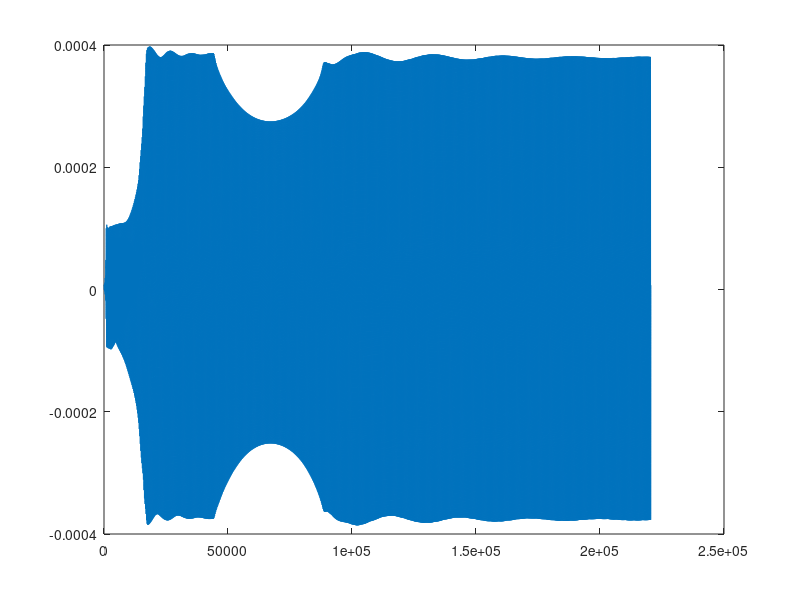

The MATLAB script that drew this image:
clear all;
close all;
clc;

fs = 44100;     % Sampling rate
gamma = 400;    % Wave-Speed
k = 1/fs;       % Time-step
s0 = 0.1;       % Damping coefficients
s1 = 0.005;

kappa = 2;      % Stiffness Factor

% Calculate grid spacing
h = sqrt((gamma^2*k^2 + 4 * s1 * k + sqrt((gamma^2 * k^2 + 4 * s1 * k)^2 + 16 * kappa^2 * k^2)) / 2);
N = floor(1/h); % Number of gridpoints
h = 1/N; % Recalculate gridspacing

% Courant numbers
lambdaSq = (gamma*k/h)^2; 
muSq = (k * kappa / h^2)^2;

% Initialise state vectors
uPrev = zeros(N, 1);
u = zeros(N, 1);
uNext = zeros(N, 1);

uIPrev = zeros(N, 1);
uI = zeros(N, 1);
uINext = zeros(N, 1);

lengthSound = fs*5; % Set the length of the output
out = zeros(lengthSound, 1);

% Boundary condition (clamped, ss, free)
bc = "clamped";

%Bow Model
a = 100;                % free parameter
A = sqrt(2*a)*exp(1/2);

% User variables
Vb = 0.2;               % Bowing speed
Fb = 50;               % Bowing force
bowPoint = N/4;  % Bowing Position
pickup = floor(N/3);    % Pickup position

% Initialise variables for Newton Raphson 
tol = 1e-4;
qSave = zeros (lengthSound, 1);
qPrev = 0;
qPrev2 = 0;

drawString = true;

vectorRepresentation = true;

vec = 3:N-2;

uINext = zeros(N+1,1);
uI = zeros(N+1,1);
uIPrev = zeros(N+1,1);

% Set start/end time/position of the moving bow 
start = fs;
startPoint = N/4 + 1;
ending = fs*2;
endPoint = N/4 + 2;

for t = 1 : lengthSound
    if bc == "clamped"
        if t < start
            bowPoint = startPoint;
        elseif t >= start && t < ending
            bowPoint = startPoint + (endPoint-startPoint) * (t-start) / (ending-start);
        else
            bowPoint = endPoint;
        end
        alpha = bowPoint - floor(bowPoint);

        % Linearly interpolate entire string
        uSave = u;
        uI(2:end-1) = u(1:end-1) * (1-alpha) + u(2:end) * alpha;
        uIPrev(2:end-1) = uPrev(1:end-1) * (1-alpha) + uPrev(2:end) * alpha;
        if alpha == 0
            bp = bowPoint + 1;
        else
            bp = ceil(bowPoint);
        end
        
        % Newton-Raphson
        b = 2/k * Vb - (2/k^2)*(uI(bp)-uIPrev(bp)) -(gamma/h)^2*(uI(bp+1) - 2*uI(bp) + uI(bp-1))...
            + kappa^2/h^4 * (uI(bp+2) - 4*uI(bp+1) + 6*uI(bp) - 4*uI(bp-1) + uI(bp-2)) + 2 * s0 * Vb ...
            - (2*s1/(k*h^2)) * ((uI(bp+1) - 2 * uI(bp) + uI(bp-1)) ...
              - (uIPrev(bp+1) - 2 * uIPrev(bp) + uIPrev(bp-1)));
        eps = 1;
        i = 0;
        qPrev2=0;
        while eps>tol
            q=qPrev2-(1/h*Fb*A*qPrev2*exp(-a*qPrev2^2)+2*qPrev2/k+b)/...
             (1/h*Fb*A*(1-2*a*qPrev2^2)*exp(-a*qPrev2^2)+2/k);
            eps = abs(q-qPrev2);
            qPrev2 = q;
            i = i + 1;
            if i > 10000
                disp("whut")
            end
        end
        qSave(t) = q;

        % Solve the FDE for the interpolated string
        vec = 3:length(uI)-2;
        uINext(vec) = (2 * uI(vec) - uIPrev(vec) + lambdaSq * (uI(vec+1) -2 * uI(vec) + uI(vec-1)) ...
              - muSq * (uI(vec+2) - 4*uI(vec+1) + 6*uI(vec) - 4*uI(vec-1) + uI(vec-2)) ...
              + s0 * k * uIPrev(vec) + (2*s1*k)/h^2 ...
              * ((uI(vec+1) - 2 * uI(vec) + uI(vec-1)) ...
              - (uIPrev(vec+1) - 2 * uIPrev(vec) + uIPrev(vec-1)))) ...
              / (1 + s0 * k);
        uINext(bp) = 2 * k * (q + Vb) + uIPrev(bp);

        % Interpolate back (and make sure that clamped boundary condition is honoured)
        uNext(3:N-2) = uINext(3:end-3) * alpha + uINext(4:end-2) * (1-alpha);
        u(3:N-2) = uI(3:end-3) * alpha + uI(4:end-2) * (1-alpha);
    end
    
    if drawString == false && mod(t,1) == 0 && t >= start - 100
        lowRange = 28;
        highRange = 33;
        range = lowRange:highRange;
        
        subplot(2,1,1);
        cla
        plot(u);
        title("Total string")
%         range = 1:N;
        yMin = -0.2e-4;
        yMax = 0.2e-4;
        ylim([yMin, yMax]);
        hold on;
        plot([lowRange-1 lowRange-1], [yMin yMax], 'k')
        plot([highRange highRange], [yMin yMax], 'k')
        subplot(2,1,2);
        cla
        plot(range, uSave(range), 'o-')
        hold on; 
        plot(range + alpha - 1, uI(range), '.-')
        plot(range, u(range), '+-')
        legend("Original", "Interpolated", "Result")
        title(strcat("\alpha = ", string(alpha)));
        drawnow;
    end
    out(t) = uNext(pickup);
    uPrev = u;
    u = uNext;
end

winSize = 2^12;
overlap = 2^8;
% spectrogram(out*100,hanning(winSize),overlap,[],fs, 'MinThresh', -100,'yaxis')
plot(out);

% For loop
% if vectorRepresentation == false
%     for l = 2 : N - 1
%         if l > 2 && l < N - 1
%             % Newton Raphson
%             if l == floor(bowPoint)
% %                     if l == bowPoint
%                 alpha = (bowPoint - floor(bowPoint));
% %                     J = -1/h * (...
% %                         (alpha * (alpha - 1) * (alpha - 2))/ -6 * u(l-1) ...
% %                         + ((alpha - 1) * (alpha + 1) * (alpha - 2)) / 2 * u(l) ...
% %                         + (alpha * (alpha + 1) * (alpha - 2))/ -2 * u(l+1) ...
% %                         + (alpha * (alpha + 1) * (alpha - 1)) / 6 * u(l+2));
% 
%                 uI(2:end-1) = u(1:end-1) * (1-alpha) + u(2:end) * alpha;
%                 uIPrev(2:end-1) = uPrev(1:end-1) * (1-alpha) + uPrev(2:end) * alpha;
%                 bp = ceil(bowPoint);
% 
%                 b = 2/k * Vb - (2/k^2)*(uI(bp)-uIPrev(bp)) -(gamma/h)^2*(uI(bp+1) - 2*uI(bp) + uI(bp-1))...
%                     + kappa^2/h^4 * (uI(bp+2) - 4*uI(bp+1) + 6*uI(bp) - 4*uI(bp-1) + uI(bp-2)) + 2 * s0 * Vb ...
%                     - (2*s1/(k*h^2)) * ((uI(bp+1) - 2 * uI(bp) + uI(bp-1)) ...
%                       - (uIPrev(bp+1) - 2 * uIPrev(bp) + uIPrev(bp-1)));
%                 eps = 1;
%                 i = 0;
%                 while eps>tol
%                     q=qPrev-(1/h * Fb*A*qPrev*exp(-a*qPrev^2)+2*qPrev/k+b)/...
%                      (1/h * Fb*A*(1-2*a*qPrev^2)*exp(-a*qPrev^2)+2/k);
%                     eps = abs(q-qPrev);
%                     qPrev = q;
%                     i = i + 1;
%                     if i > 10000
%                         disp('whut')
%                     end
%                 end
%                 qSave(t) = q;
%                 uNextI(bp) = 2 * k * (q + Vb) + uIPrev(bp);
%             elseif l ~= ceil(bowPoint)
%                 uNext(l) = (2 * u(l) - uPrev(l) + lambdaSq * (u(l+1) -2 * u(l) + u(l-1)) ...
%                       - muSq * (u(l+2) - 4*u(l+1) + 6*u(l) - 4*u(l-1) + u(l-2)) ...
%                       + s0 * k * uPrev(l) + (2*s1*k)/h^2 ...
%                       * ((u(l+1) - 2 * u(l) + u(l-1)) ...
%                       - (uPrev(l+1) - 2 * uPrev(l) + uPrev(l-1)))) ...
%                       / (1 + s0 * k);
%             end
%         end
%     end